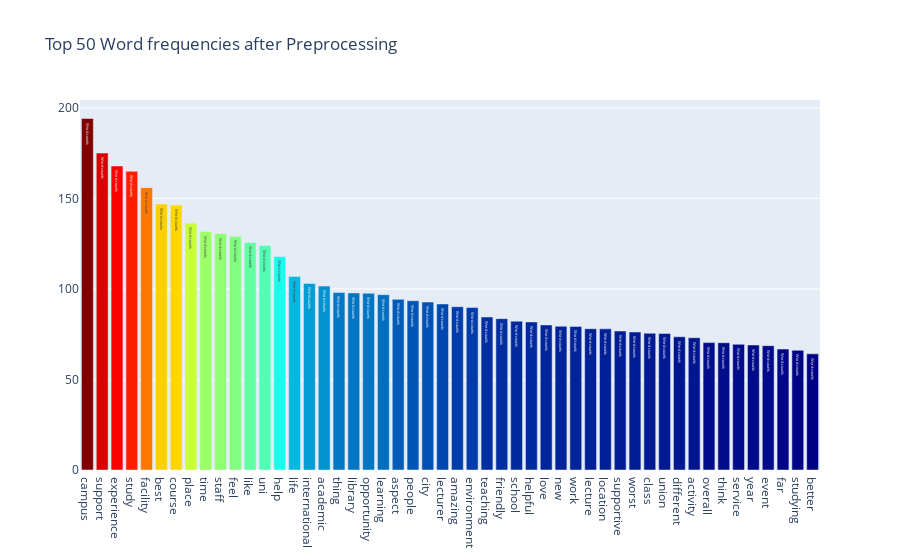
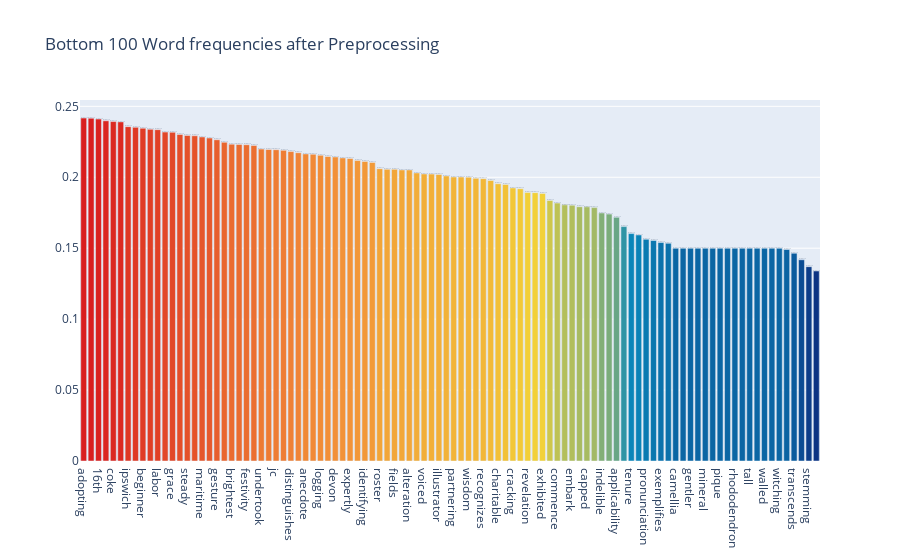

Notebook code for these charts, in order:
### Code cell
feature_names = tf_vectorizer.get_feature_names_out()
count_vec = np.asarray(tf.sum(axis=0)).ravel()
zipped = list(zip(feature_names, count_vec))
x, y = (list(x) for x in zip(*sorted(zipped, key=lambda x: x[1], reverse=True)))

# Plotting the Plot.ly plot for the Top 50 word frequencies
data = [go.Bar(
            x = x[0:50],
            y = y[0:50],
            marker= dict(colorscale='Jet',
                         color = y[0:50]
                        ),
            text='Word counts'
    )]

layout = go.Layout(
    title='Top 50 Word frequencies after Preprocessing'
)

fig = go.Figure(data=data, layout=layout)

py.iplot(fig, filename='basic-bar')

# Plotting the Plot.ly plot for the Top 50 word frequencies
data = [go.Bar(
            x = x[-100:],
            y = y[-100:],
            marker= dict(colorscale='Portland',
                         color = y[-100:]
                        ),
            text='Word counts'
    )]

layout = go.Layout(
    title='Bottom 100 Word frequencies after Preprocessing'
)

fig = go.Figure(data=data, layout=layout)

py.iplot(fig, filename='basic-bar')

### Figure 1 — Plotly figure (JSON) as saved in the notebook; plotly's stock layout.template omitted (floating-point values rounded to 4 significant figures)
{"data": [{"marker": {"color": [194.1, 175.0, 167.9, 165.0, 155.9, 146.9, 146.3, 136.4, 131.7, 130.6, 129.0, 125.7, 123.9, 118.0, 106.9, 103.1, 101.6, 98.05, 97.81, 97.59, 96.83, 94.25, 93.49, 92.77, 91.71, 90.19, 89.71, 84.51, 83.6, 82.2, 81.77, 80.11, 79.39, 79.31, 78.04, 77.96, 76.77, 76.22, 75.51, 75.41, 73.57, 73.05, 70.36, 70.31, 69.42, 69.03, 68.66, 66.78, 66.1, 64.15], "colorscale": [[0, "rgb(0,0,131)"], [0.2, "rgb(0,60,170)"], [0.4, "rgb(5,255,255)"], [0.6, "rgb(255,255,0)"], [0.8, "rgb(250,0,0)"], [1, "rgb(128,0,0)"]]}, "text": "Word counts", "type": "bar", "x": ["campus", "support", "experience", "study", "facility", "best", "course", "place", "time", "staff", "feel", "like", "uni", "help", "life", "international", "academic", "thing", "library", "opportunity", "learning", "aspect", "people", "city", "lecturer", "amazing", "environment", "teaching", "friendly", "school", "helpful", "love", "new", "work", "lecture", "location", "supportive", "worst", "class", "union", "different", "activity", "overall", "think", "service", "year", "event", "far", "studying", "better"], "y": [194.1, 175.0, 167.9, 165.0, 155.9, 146.9, 146.3, 136.4, 131.7, 130.6, 129.0, 125.7, 123.9, 118.0, 106.9, 103.1, 101.6, 98.05, 97.81, 97.59, 96.83, 94.25, 93.49, 92.77, 91.71, 90.19, 89.71, 84.51, 83.6, 82.2, 81.77, 80.11, 79.39, 79.31, 78.04, 77.96, 76.77, 76.22, 75.51, 75.41, 73.57, 73.05, 70.36, 70.31, 69.42, 69.03, 68.66, 66.78, 66.1, 64.15]}], "layout": {"title": {"text": "Top 50 Word frequencies after Preprocessing"}}}

### Figure 2 — Plotly figure (JSON) as saved in the notebook; plotly's stock layout.template omitted (floating-point values rounded to 4 significant figures)
{"data": [{"marker": {"color": [0.2417, 0.2416, 0.241, 0.2398, 0.2393, 0.239, 0.2357, 0.2352, 0.2346, 0.2338, 0.2336, 0.2319, 0.2317, 0.2302, 0.2295, 0.2292, 0.2284, 0.2277, 0.2265, 0.2247, 0.2233, 0.2231, 0.2229, 0.2224, 0.2199, 0.2196, 0.2194, 0.219, 0.2181, 0.2173, 0.2165, 0.2162, 0.2155, 0.2147, 0.2143, 0.2137, 0.2132, 0.2118, 0.2112, 0.2105, 0.2061, 0.2056, 0.2056, 0.2052, 0.2052, 0.2031, 0.2023, 0.2022, 0.202, 0.201, 0.2002, 0.2001, 0.2, 0.1993, 0.199, 0.1977, 0.1954, 0.1949, 0.1925, 0.1919, 0.1892, 0.1892, 0.1886, 0.1836, 0.1818, 0.1805, 0.1803, 0.1792, 0.1791, 0.1786, 0.1748, 0.174, 0.1718, 0.1652, 0.1603, 0.1593, 0.1563, 0.1555, 0.154, 0.1535, 0.15, 0.15, 0.15, 0.15, 0.15, 0.15, 0.15, 0.15, 0.15, 0.15, 0.15, 0.15, 0.15, 0.15, 0.15, 0.1491, 0.1465, 0.1419, 0.137, 0.1339], "colorscale": [[0, "rgb(12,51,131)"], [0.25, "rgb(10,136,186)"], [0.5, "rgb(242,211,56)"], [0.75, "rgb(242,143,56)"], [1, "rgb(217,30,30)"]]}, "text": "Word counts", "type": "bar", "x": ["adopting", "prioritized", "16th", "160", "coke", "launched", "ipswich", "moderator", "beginner", "interviewing", "labor", "filed", "grace", "vibrancy", "steady", "broadcasting", "maritime", "fruition", "gesture", "actualized", "brightest", "interacts", "festivity", "munch", "undertook", "enduring", "jc", "baked", "distinguishes", "practices", "anecdote", "manifested", "logging", "earthquake", "devon", "hefty", "expertly", "godsend", "identifying", "dictate", "roster", "encountering", "fields", "infuse", "alteration", "ignite", "voiced", "installing", "illustrator", "tables", "partnering", "cusp", "wisdom", "adulthood", "recognizes", "humbling", "charitable", "reinforces", "cracking", "exterior", "revelation", "conception", "exhibited", "ensuite", "commence", "incubator", "embark", "penny", "capped", "transforming", "indelible", "emerge", "applicability", "corporation", "tenure", "2025", "pronunciation", "malaysia", "exemplifies", "positioning", "camellia", "fleet", "gentler", "microclimates", "mineral", "orchard", "pique", "predicable", "rhododendron", "sympathetic", "tall", "tremough", "walled", "weaving", "witching", "modelling", "transcends", "365", "stemming", "woven"], "y": [0.2417, 0.2416, 0.241, 0.2398, 0.2393, 0.239, 0.2357, 0.2352, 0.2346, 0.2338, 0.2336, 0.2319, 0.2317, 0.2302, 0.2295, 0.2292, 0.2284, 0.2277, 0.2265, 0.2247, 0.2233, 0.2231, 0.2229, 0.2224, 0.2199, 0.2196, 0.2194, 0.219, 0.2181, 0.2173, 0.2165, 0.2162, 0.2155, 0.2147, 0.2143, 0.2137, 0.2132, 0.2118, 0.2112, 0.2105, 0.2061, 0.2056, 0.2056, 0.2052, 0.2052, 0.2031, 0.2023, 0.2022, 0.202, 0.201, 0.2002, 0.2001, 0.2, 0.1993, 0.199, 0.1977, 0.1954, 0.1949, 0.1925, 0.1919, 0.1892, 0.1892, 0.1886, 0.1836, 0.1818, 0.1805, 0.1803, 0.1792, 0.1791, 0.1786, 0.1748, 0.174, 0.1718, 0.1652, 0.1603, 0.1593, 0.1563, 0.1555, 0.154, 0.1535, 0.15, 0.15, 0.15, 0.15, 0.15, 0.15, 0.15, 0.15, 0.15, 0.15, 0.15, 0.15, 0.15, 0.15, 0.15, 0.1491, 0.1465, 0.1419, 0.137, 0.1339]}], "layout": {"title": {"text": "Bottom 100 Word frequencies after Preprocessing"}}}
